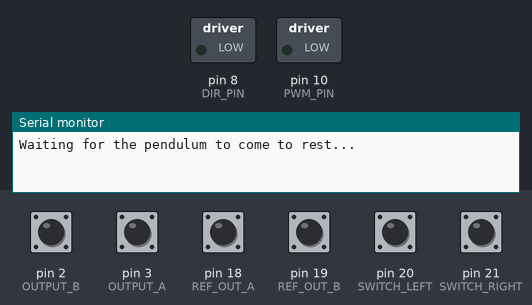
Bench run of a program on a simulated Arduino Mega 2560, built with avr-gcc and run on an emulated ATmega2560. Parts: switched loads named in the program (green lamp = pin HIGH), the last lines printed to the serial monitor. The inputs (shaded band) are chosen by the test bench; at power-on: pin 2 (OUTPUT_B), pin 3 (OUTPUT_A), pin 18 (REF_OUT_A), pin 19 (REF_OUT_B), pin 20 (SWITCH_LEFT), pin 21 (SWITCH_RIGHT) HIGH.

Above: at 0.1 s.
At 1.2 s:
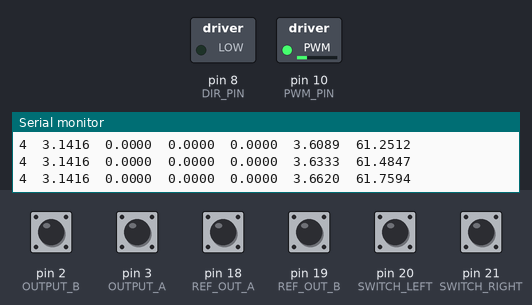
1.3 s: pin 20 (SWITCH_LEFT) pulled LOW for 0.15 s
At 2.4 s:
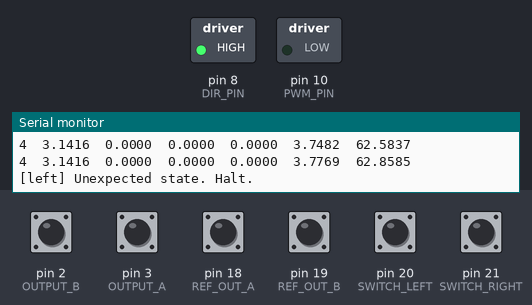
2.9 s: pin 21 (SWITCH_RIGHT) pulled LOW for 0.15 s
Timing chart, 0 to 5.9 s (numbered marks = the images above; inputs shaded):
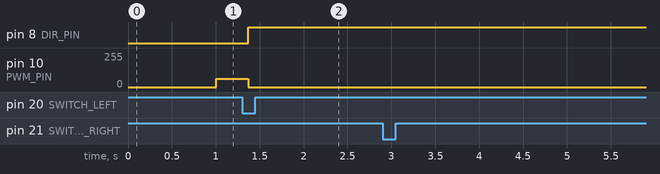

Measured:
- after the input at 1.3 s, pin 8 (DIR_PIN): LOW → HIGH after 0.07 s

The program:

main.cpp
```cpp
/**
 * == Inverted pendulum stabilisation with state control with DC motor ==
 *
 * == Hardware specification ==
 * OMRON E6B2-CWZ6C pinout
 * - Brown - Vcc
 * - Black - Phase A
 * - White - Phase B
 * - Orange - Phaze Z
 * - Blue - GND
 *
 * LPD3806-600BM-G5-24C pinout
 * - Green - Phase A
 * - White - Phase B
 * - Red - Vcc
 * - Black - GND
 */

#include <Arduino.h>

// motor encoder pins
#define OUTPUT_A  3 // PE5
#define OUTPUT_B  2 // PE4

// pendulum encoder pins
#define REF_OUT_A 18 // PD3
#define REF_OUT_B 19 // PD2

// terminal switches pins
#define SWITCH_RIGHT  21
#define SWITCH_LEFT  20

// pulses per revolution
#define PPR  2400
#define SHAFT_R 0.00573
#define PENDULUM_ENCODER_PPR  10000

#define PWM_PIN 10
#define DIR_PIN 8

#define POSITION_LIMIT  0.145

#define STATE_CALIBRATE 0
#define STATE_SWING_UP  1
#define STATE_BALANCE   2
#define STATE_FULL_STOP 3
#define STATE_GO_RIGHT  4
#define STATE_GO_LEFT   5
#define STATE_GO_CENTER 6

#define A 35.98
#define B 2.22
#define C 2.79

#define Kth 147.1
#define Kw  36.0
#define Kx  54.0
#define Kv  39.5

const float THETA_THRESHOLD = PI / 12;
const float PI2 = 2.0 * PI;

volatile long encoderValue = 0L;
volatile long lastEncoded = 0L;

volatile long refEncoderValue = 0;
volatile long lastRefEncoded = 0;

volatile boolean leftSwitchPressed = false;
volatile boolean rightSwitchPressed = false;

unsigned long now = 0L;
unsigned long lastTimeMicros = 0L;

// pulses count before the right switch pressed
long rightSwitchPulses;

float x, last_x, v, dt;
float theta, last_theta, w;
float control, u;

unsigned long log_prescaler = 0;

volatile bool debounce = false;
volatile long debounceTimestampMillis;

int state;

void encoderHandler();
void refEncoderHandler();

void leftSwitchHandler();
void rightSwitchHandler();

void calibrate();

void setup() {

  // setting PWD frequency on pin 10 to 31kHz
  TCCR2B = (TCCR2B & 0b11111000) | 0x01;

  pinMode(OUTPUT_A, INPUT_PULLUP);
  pinMode(OUTPUT_B, INPUT_PULLUP);

  pinMode(REF_OUT_A, INPUT_PULLUP);
  pinMode(REF_OUT_B, INPUT_PULLUP);

  pinMode(SWITCH_LEFT, INPUT);
  pinMode(SWITCH_RIGHT, INPUT);

  attachInterrupt(digitalPinToInterrupt(OUTPUT_A), encoderHandler, CHANGE);
  attachInterrupt(digitalPinToInterrupt(OUTPUT_B), encoderHandler, CHANGE);

  attachInterrupt(digitalPinToInterrupt(REF_OUT_A), refEncoderHandler, CHANGE);
  attachInterrupt(digitalPinToInterrupt(REF_OUT_B), refEncoderHandler, CHANGE);

  attachInterrupt(digitalPinToInterrupt(SWITCH_LEFT), leftSwitchHandler, FALLING);
  attachInterrupt(digitalPinToInterrupt(SWITCH_RIGHT), rightSwitchHandler, FALLING);


  pinMode(PWM_PIN, OUTPUT);
  pinMode(DIR_PIN, OUTPUT);

  digitalWrite(DIR_PIN, LOW);

  Serial.begin(9600);
  lastTimeMicros = 0L;
  state = STATE_CALIBRATE;
}

float saturate(float v, float maxValue) {
  if (fabs(v) > maxValue) {
    return (v > 0) ? maxValue : -maxValue;
  } else {
    return v;
  }
}

float getAngle(long pulses, long ppr) {
  float angle = (PI + PI2 * pulses / ppr);
  while (angle > PI) {
    angle -= PI2;
  }
  while (angle < -PI) {
    angle += PI2;
  }
  return angle;
}

float getCartDistance(long pulses, long ppr) {
  return 2.0 * PI * pulses / PPR * SHAFT_R;
}

void driveMotor(float u) {
  digitalWrite(DIR_PIN, u > 0.0 ? LOW : HIGH);
  analogWrite(PWM_PIN, fabs(u));
}

boolean isControllable(float theta, float w, float x) {
  return fabs(theta) < THETA_THRESHOLD && fabs(w) < 0.5 && fabs(x) < 0.05;
}

void log_state(float control, float u) {
  if (fabs(w) > 100) {
    return;
  }

  if (state == STATE_FULL_STOP) {
    return;
  }

  // if (log_prescaler % 5 == 0) {
    Serial.print(state);Serial.print("\t");
    Serial.print(theta, 4);Serial.print("\t");
    Serial.print(w, 4);Serial.print("\t");
    Serial.print(x, 4);Serial.print("\t");
    Serial.print(v, 4);Serial.print("\t");
    Serial.print(control, 4);Serial.print("\t");
    Serial.println(u, 4);
  // }
  log_prescaler++;
}

float getBalancingControl(float x, float v, float theta, float w) {
  return Kx * x + Kv * v + Kth * theta + Kw * w;
}

float getSwingUpControl(float x, float v, float theta, float w) {
  float K = 10.0;
  float c = -copysignf(K, - w * cos(theta));
  float lim = 0.01;
  if ((x >= lim && c > 0) || (x <= -lim && c < 0) || fabs(theta) < PI / 2) {
    c = -(A * v + copysignf(C, v)); // causes to stop immediately
  }
  return c;
}

float integralError = 0.0;
float lastTarget = 0.0;
float getVelocityControl(float v, float target, float dt) {

  if (lastTarget != target) {
    lastTarget = target;
    integralError = 0.0;
  }

  float error = target - v;
  float Kp = 50.0;
  float Ki = 10.0;
  integralError += Ki * error * dt;
  return Kp * error + integralError;
}

float getPositionControl(float x, float v, float target) {
  float pKx = 60.0; //285.4;
  float pKv = 5.0; //37.1;
  return - (pKx * (x - target) + pKv * v);
}

void driveMotorWithControl(float control, float v) {
  u = (control + A * v + copysignf(C, v)) / B;
  u = 255.0 * u / 12.0;
  driveMotor(saturate(u, 254));
}

void loop() {

  if (millis() - debounceTimestampMillis > 100) {
    debounce = false;
  }

  if (leftSwitchPressed) {
    leftSwitchPressed = false;
    if (state == STATE_GO_LEFT) {
      Serial.println("The cart has reached the left end");
      long lengthPulses = rightSwitchPulses - encoderValue;
      encoderValue = -lengthPulses / 2;
      // float railLength = getCartDistance(lengthPulses, PPR);
      // Serial.print(lengthPulses); Serial.print("\t");
      // Serial.println(railLength);
      state = STATE_GO_CENTER;
    } else {
      state = STATE_FULL_STOP;
      Serial.println("[left] Unexpected state. Halt.");
    }
  }

  if (rightSwitchPressed) {
    rightSwitchPressed = false;
    rightSwitchPulses = encoderValue;
    Serial.println("The cart has reached the right end");
    if (state == STATE_GO_RIGHT) {
      state = STATE_GO_LEFT;
      Serial.println("Going left...");
    } else {
      state = STATE_FULL_STOP;
      Serial.println("[right] Unexpected state. Halt.");
    }
  }

  now = micros();
  dt = 1.0 * (now - lastTimeMicros) / 1000000;
  x = getCartDistance(encoderValue, PPR);
  v = (x - last_x) / dt;

  theta = getAngle(refEncoderValue, PENDULUM_ENCODER_PPR);
  w = (theta - last_theta) / dt;

  if (fabs(x) >= POSITION_LIMIT && (state == STATE_BALANCE || state == STATE_SWING_UP)) {
    if (state != STATE_FULL_STOP) {
      Serial.println("Cart reached end of rail");
    }
    state = STATE_FULL_STOP;
  }

  switch (state) {
    case STATE_GO_RIGHT:
      control = getVelocityControl(v, 0.06, dt);
      driveMotorWithControl(control, v);
      break;
    case STATE_GO_LEFT:
      control = getVelocityControl(v, -0.06, dt);
      driveMotorWithControl(control, v);
      break;
    case STATE_CALIBRATE:
      Serial.println("Waiting for the pendulum to come to rest...");
      calibrate();
      Serial.println("Pendulum is at rest");
      state = STATE_GO_RIGHT;
      break;
    case STATE_GO_CENTER:
      if (isControllable(theta, w, x)) {
        state = STATE_BALANCE;
      } else if (fabs(x) < 0.01) {
        state = STATE_SWING_UP;
      } else {
        control = getPositionControl(x, v, 0.0);
        driveMotorWithControl(control, v);
      }
      break;
    case STATE_SWING_UP:
      if (isControllable(theta, w, x)) {
        state = STATE_BALANCE;
      } else {
        control = getSwingUpControl(x, v, theta, w);
        driveMotorWithControl(control, v);
      }
      break;
    case STATE_BALANCE:
      control = getBalancingControl(x, v, theta, w);
      driveMotorWithControl(control, v);
      break;
    case STATE_FULL_STOP:
      driveMotor(0);
      break;
  }

  last_x = x;
  last_theta = theta;
  lastTimeMicros = now;

  log_state(control, u);

  delay(5);
}

/**
 * Motor encoder handler
 */
void encoderHandler() {
  int MSB = (PINE & (1 << PE5)) >> PE5; //MSB = most significant bit
  int LSB = (PINE & (1 << PE4)) >> PE4; //LSB = least significant bit
  int encoded = (MSB << 1) | LSB; //converting the 2 pin value to single number
  int sum  = (lastEncoded << 2) | encoded; //adding it to the previous encoded value

  if(sum == 0b1101 || sum == 0b0100 || sum == 0b0010 || sum == 0b1011) {
    encoderValue++; //CW
  }
  if(sum == 0b1110 || sum == 0b0111 || sum == 0b0001 || sum == 0b1000) {
    encoderValue--; //CCW
  }

  lastEncoded = encoded; //store this value for next time
}

/**
 * Pendulum encoder handler
 * Encoder attached to pins:
 * Phase A - 18 PD3
 * Phase B - 19 PD2
 */
void refEncoderHandler() {
  int MSB = (PIND & (1 << PD3)) >> PD3; //MSB = most significant bit
  int LSB = (PIND & (1 << PD2)) >> PD2; //LSB = least significant bit
  int encoded = (MSB << 1) | LSB; //converting the 2 pin value to single number
  int sum  = (lastRefEncoded << 2) | encoded; //adding it to the previous encoded value

  if(sum == 0b1101 || sum == 0b0100 || sum == 0b0010 || sum == 0b1011) {
    refEncoderValue++; //CW
  }
  if(sum == 0b1110 || sum == 0b0111 || sum == 0b0001 || sum == 0b1000) {
    refEncoderValue--; //CCW
  }

  lastRefEncoded = encoded; //store this value for next time
}

/**
 * Waits till pendulum stays at rest in the vertical position
 */
void calibrate() {
  long lastReading;
  do {
    lastReading = refEncoderValue;
    delay(1000);
  } while (lastReading != refEncoderValue);
  cli();
  refEncoderValue = 0;
  sei();
}

void leftSwitchHandler() {
  leftSwitchPressed = true && !debounce;
  debounce = true;
  debounceTimestampMillis = millis();
}

void rightSwitchHandler() {
  rightSwitchPressed = true && !debounce;
  debounce = true;
  debounceTimestampMillis = millis();
}
```
